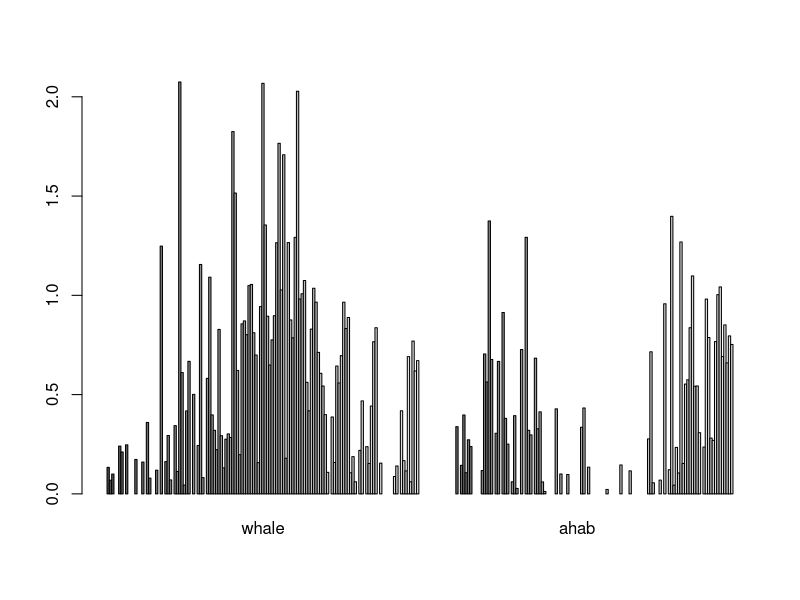
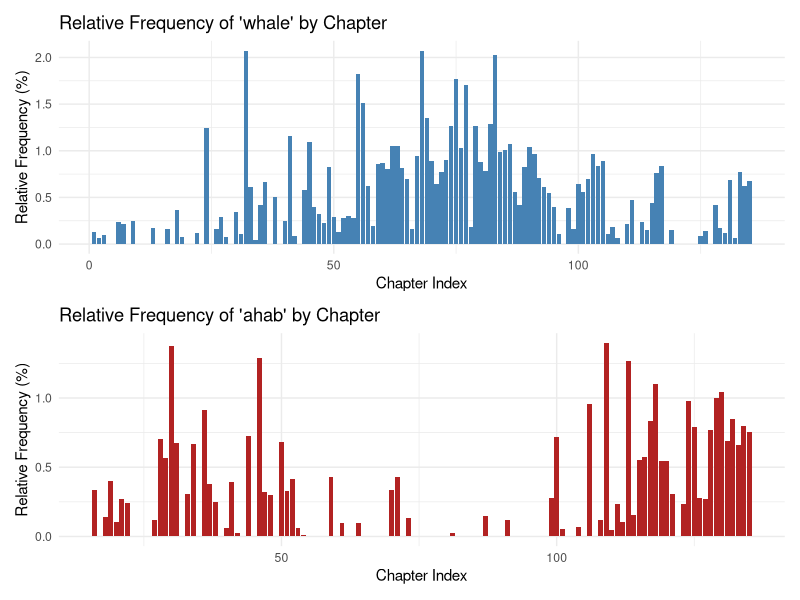

These figures' R source, in order:
# Chapter 5 : Token Distribution Analysis
# ----------------------------------------

# Section 5.1 : Cleaning the Workspace
# -------------------------------------
# Best Practice: Clear the R environment before starting a new task.
# Alternatively, the broom button in the Console or Environment tab works fine too.
rm(list = ls())
ls() # Confirm it's empty
# Expected output: character(0)

# Section 5.2 : Start-up Code for Chapter 5
# ------------------------------------------
# Load the full text line-by-line
text_v <- scan("data/text/melville.txt", what = "character", sep = "\n") 

# Identify where the actual novel starts
start_v <- which(text_v == "CHAPTER 1. Loomings.")

# Store all lines from the start of the novel to the end
novel_lines_v <- text_v[start_v:length(text_v)]

# Section 5.3 : Identifying Chapter Breaks with grep
# ---------------------------------------------------
# In Moby Dick, every chapter begins with the word "CHAPTER"
# followed by a space and one or more digits (chapter index)

# Goal: Work with a dummy line to check the regex
dummy_line <- "CHAPTER 17. The Ramadan."
# Does the pattern match?
grepl("^CHAPTER \\d+", dummy_line) # grepl() returns TRUE or FALSE; perfect for quick checks

# Locate chapter header lines using regex
chap_positions_v <- grep("^CHAPTER \\d+", novel_lines_v)

# Preview the matched lines
novel_lines_v[chap_positions_v]
head(novel_lines_v[chap_positions_v])

# The challenge: How do we know where the novel ends after the last chapter?
# Use tail() to inspect the final lines
tail(novel_lines_v) # This shows that the last line of the book is "THE END"

# See current start positions of all chapters
chap_positions_v

# Get the index of the last line in the text i.e. "THE END"
last_position_v <- length(novel_lines_v)

# Create updated chapter positions vector with end marker
chap_positions_v <- c(chap_positions_v, last_position_v)

# Section 5.4 : The for Loop and if Conditional
# ---------------------------------------------
# The challenge ahead: Figure out how to process the text (using for loops)

chap_positions_v[1] # Returns the position for CHAPTER 1
chap_positions_v[2] # Returns the position for CHAPTER 2

# Loop over all chapter positions
# This prints the actual line number in novel_lines_v where each chapter begins
for(i in 1:length(chap_positions_v)) {
  print(chap_positions_v[i])
}

# This loop gives more readable output, showing chapter number and position
for(i in 1:length(chap_positions_v)) {
  print(paste("Chapter", i, "begins at position", chap_positions_v[i]))
}

# Full loop with if condition to extract chapter text and compute word frequencies
# Create two empty lists to store chapter-level frequency data
chapter_raws_l <- list()  # Raw word counts 
chapter_freqs_l <- list() # Relative word frequencies (percent)

# Iterate over each chapter, excluding the last dummy "THE END" marker
# Automates chapter-wise text processing into two organized lists
for(i in 1:length(chap_positions_v)) {
  if(i != length(chap_positions_v)) {
    
    # Get the chapter title (e.g., "CHAPTER 1. Loomings.")
    chapter_title <- novel_lines_v[chap_positions_v[i]]
    
    # Define the text range: from line after current chapter start...
    start <- chap_positions_v[i] + 1
    
    # ...to the line before the next chapter start
    end <- chap_positions_v[i + 1] - 1
    
    # Extract lines of text for the chapter
    chapter_lines_v <- novel_lines_v[start:end]
    
    # Collapse all lines into a single string and convert to lowercase
    chapter_words_v <- tolower(paste(chapter_lines_v, collapse = " "))
    
    # Split the string into words using non-word character pattern
    chapter_words_l <- strsplit(chapter_words_v, "\\W")
    
    # Convert the list to a flat vector
    chapter_word_v <- unlist(chapter_words_l)
    
    # Remove empty strings that might occur due to punctuation or spacing
    chapter_word_v <- chapter_word_v[which(chapter_word_v != "")]
    
    # Compute raw word frequency table
    chapter_freqs_t <- table(chapter_word_v)
    
    # Save the raw frequency table in the list
    chapter_raws_l[[chapter_title]] <- chapter_freqs_t
    
    # Convert to relative frequencies (percent) and save
    chapter_freqs_t_rel <- 100 * (chapter_freqs_t / sum(chapter_freqs_t))
    chapter_freqs_l[[chapter_title]] <- chapter_freqs_t_rel
  }
}

# Section 5.6 : Accessing and Processing List Items
# --------------------------------------------------

# Vector Recycling: In R, when operations involve vectors of different lengths, 
# R automatically "recycles" the shorter vector to match the longer one.
# In our case, this could help if chapters had different word sets.

# rbind : Used to bind rows of data together
# For rbind to work, the rows must have the same number of columns
x <- c(1,2,3,4,5)
y <- c(6,7,8,9,10)
rbind(x, y)

y <- c(6,7,8,9,10,11)
rbind(x, y)

# More recycling: Multiplying with shorter vectors
x <- c(1,2,3,4,5,6)
y <- 2
x * y # Every item in vector x gets multiplied by 2

x <- c(1,2,3,4,5,6)
y <- c(2,3)
x * y # R recycles the shorter vector 'y' to match the length of 'x'

# lapply : A function in the "apply" family designed specifically to work with lists
?apply
?lapply

# Similar to a for loop, lapply is a function for iterating over elements in a list
x <- list(a = 1:10, b = 2:25, b = 100:1090)
# A list containing the mean for each object in the list 'x':
lapply(x, mean)

# Accessing the first item in the list and filtering to the word type 'whale'
chapter_freqs_l[[1]]["whale"]

# Instead of repeating that line for every chapter, use lapply
lapply(chapter_freqs_l, '[', 'whale')

# By adding '[' as the function argument to lapply, we tell it to apply
# bracketed sub-setting to each item in the list
whale_l <- lapply(chapter_freqs_l, '[', 'whale')

# do.call: Used when we want to apply a function (e.g., rbind) to every list item
?do.call

x <- list(1:3, 4:6, 7:9)
# Convert this list into a matrix
do.call(rbind, x)

# Now we can create a matrix where each chapter is a row and the
# column holds relative frequency values for the word 'whale'
whales_m <- do.call(rbind, whale_l)
head(whales_m)

# Creating another matrix for the word 'ahab'
ahab_l <- lapply(chapter_freqs_l, '[', 'ahab')
ahabs_m <- do.call(rbind, ahab_l)
head(ahabs_m)
tail(ahabs_m)

# cbind : Binds matrices column-wise
?cbind
x <- c(1,2,3,4,5,6)
y <- c(2,4,5,6,7,8)
z <- c(24,23,34,32,12,10)
test_m <- cbind(x,y,z)
test_m
# to access hte value held in the second row and third column in the test matrix
test_m[2,3]
test_m[2,] #show all values in the second row
test_m[,1] #show all values in the first column
test_m[,"y"] # access the column by its name

# extract each column as a vector (whale and ahab frequencies)
whales_v <- whales_m[,1]
ahabs_v <- ahabs_m[,1]
# These are numeric vectors where each value corresponds to one chapter

# Bind the vectors together as columns in a new matrix
whales_ahabs_m <- cbind(whales_v, ahabs_v)
dim(whales_ahabs_m) #check dimension
colnames(whales_ahabs_m) <- c("whale", "ahab")

# Base R plot : compare 'whale' and 'ahab" by chapter
barplot(whales_ahabs_m, beside=TRUE) 

# Enhanced plot (using ggplot2)
library(tidyverse)
library(patchwork)

# Get chapter indices
chapter_index <- 1:nrow(whales_ahabs_m)

# Create a clean data frame with chapter index
whales_ahabs_df <- whales_ahabs_m %>%
  as.data.frame() %>%
  mutate(chapter = chapter_index)


# Plot 1: 'whale'
plot_whale <- ggplot(whales_ahabs_df, aes(x = chapter, y = whale)) +
  geom_col(fill = "steelblue") +
  labs(
    title = "Relative Frequency of 'whale' by Chapter",
    x = "Chapter Index",
    y = "Relative Frequency (%)"
  ) +
  theme_minimal()

# Plot 2: 'ahab'
plot_ahab <- ggplot(whales_ahabs_df, aes(x = chapter, y = ahab)) +
  geom_col(fill = "firebrick") +
  labs(
    title = "Relative Frequency of 'ahab' by Chapter",
    x = "Chapter Index",
    y = "Relative Frequency (%)"
  ) +
  theme_minimal()

# Combine vertically
plot_whale / plot_ahab



